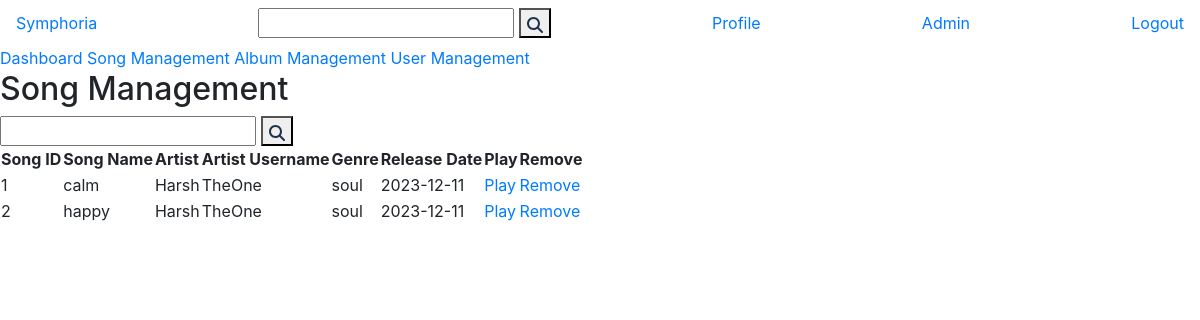
The app's page /admin/song_management (signed in), older data.
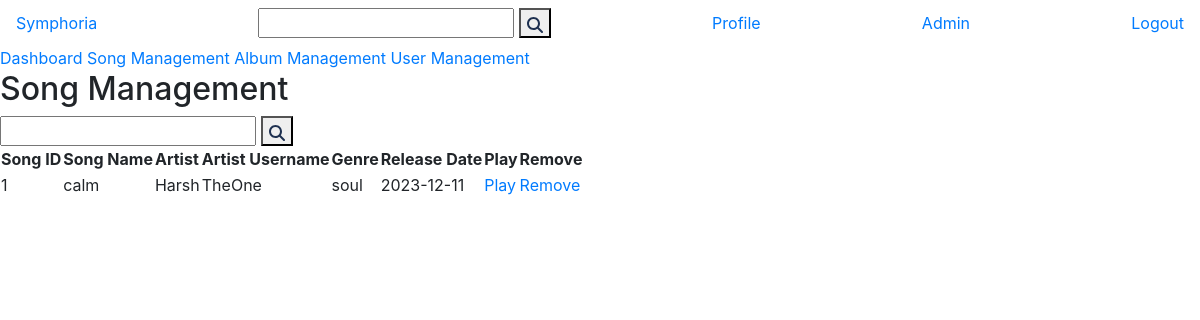
The same page, newer data.
### models.py (models this page shows, shortened)
class Song(db.Model):
    id = db.Column(db.Integer, primary_key=True)
    name = db.Column(db.String(255), nullable=False)
    lyrics = db.Column(db.Text)
    release_date = db.Column(db.Date)
    genre = db.Column(db.String(64))
    flag = db.Column(db.Boolean, default=False)
    thumbnail = db.Column(db.String(255), nullable=False, unique=True)
    music_src = db.Column(db.String(255), nullable=False, unique=True)
    artist_id = db.Column(db.Integer, db.ForeignKey('user.id'), nullable=False)

class User(db.Model):
    id = db.Column(db.Integer, primary_key=True)
    username = db.Column(db.String(32), unique=True, nullable=False)
    passhash = db.Column(db.String(512), nullable=False)
    name = db.Column(db.String(64), nullable=False)
    role = db.Column(db.String(20), nullable=False)
    blacklist = db.Column(db.Boolean, default=False)
    albums = db.relationship('Album', backref='artist', lazy=True)
    songs = db.relationship('Song', backref='artist', lazy=True)
    playlists = db.relationship('Playlist', backref='user', lazy=True)
    admins = db.relationship('Admin', backref='user', lazy=True)
    @property
    def password(self):
        raise AttributeError('Password is not a readable attribute')

### routes.py (the view)
@app.route('/admin/song_management', methods=['GET','POST'])
def song_management():
    if 'user_id' not in session or (Admin.query.filter_by(id=session['user_id']).first() is None):
        flash('Please log in', 'info')
        return redirect(url_for('admin_login'))
    else:
        if request.method == 'POST':
            song_search = request.form.get('song_search')
            session['song_search_admin'] = song_search
            songs = Song.query.filter(Song.name.like(f'%{song_search}%')).all()
            return render_template('song_management.html', songs=songs, Admin=Admin)
        else:
            songs = Song.query.all()
            return render_template('song_management.html', songs=songs, Admin=Admin)

### templates/song_management.html (shortened to what this page needs)
{% extends 'layout.html' %}
{% block content %}
    <nav class="navbar">
        <a href="/">Symphoria</a>
        <form action="/search" method="POST">
            {% if session['search'] %}
                <input type="text" name="search" value="{{ session['search'] }}">
            {% else %}
                <input type="text" name="search" value="">
            {% endif %}
            <button type="submit"><img src="{{ url_for('static', filename='magnifying-glass-solid.svg') }}" alt=""></button>
        </form>
        <a href="/profile">Profile</a>
        {% if Admin.query.filter_by(id=session['user_id']).first() %}
            <a href="/admin">Admin</a>
        {% endif %}
        <a href="/logout">Logout</a>
    </nav>
    <div class="menubar">
        <a href="/admin">Dashboard</a>
        <a href='/admin/song_management'>Song Management</a>
        <a href='/admin/album_management'>Album Management</a>
        <a href="/admin/user_management">User Management</a>
    </div>
    <div class="info">
        <h2>Song Management</h2>
        <form method="POST">
            {% if session['song_search_admin'] %}
                <input type="text" name="song_search" value="{{ session['song_search_admin'] }}">
            {% else %}
                <input type="text" name="song_search" value="">
            {% endif %}
            <button type="submit"><img src="{{ url_for('static', filename='magnifying-glass-solid.svg') }}" alt=""></button>
        </form>
        <table>
            <tr>
                <th>Song ID</th>
                <th>Song Name</th>
                <th>Artist</th>
                <th>Artist Username</th>
                <th>Genre</th>
                <th>Release Date</th>
                <th>Play</th>
                <th>Remove</th>
            </tr>
            {% for song in songs %}
                <tr>
                    <td>{{ song.id }}</td>
                    <td>{{ song.name }}</td>
                    <td>{{ song.artist.name }}</td>
                    <td>{{ song.artist.username }}</td>
                    <td>{{ song.genre }}</td>
                    <td>{{ song.release_date }}</td>
                    <td><a href="/song/{{ song.id }}">Play</a></td>
                    <td><a href="/remove/song/{{ song.id }}">Remove</a></td>
                </tr>
            {% endfor %}
        </table>
    </div>
{% endblock %}

### templates/layout.html (shortened to what this page needs)
<!DOCTYPE html>
<html lang="en">
<head>
    {% block stylesheets %}
        <link rel="stylesheet" href="https://cdn.jsdelivr.net/npm/bootstrap@4.3.1/dist/css/bootstrap.min.css">
    {% endblock %}
</head>
<body>
    {% block content %}
    {% endblock %}
</body>
</html>

Row changes from the older to the newer data that the page shows:
removed Song: id "2", name "happy", artist.name "Harsh", artist.username "TheOne", genre "soul", release_date "2023-12-11"
